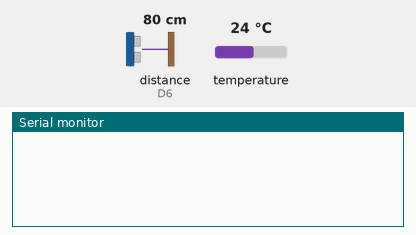
The sketch below on a simulated ESP8266 (NodeMCU). Parts: the last lines printed to the serial monitor. Wiring (inferred from the names in the program): ultrasonic range finder: trigger D5; echo D6. Inputs (shaded band) come from the test bench; at power-on: distance to the obstacle (sensor on D6) 80 cm, temperature 24 °C. The echo pulse lasts 58.3 µs per cm.

Above: at 1.5 s.
1.6 s: distance to the obstacle (sensor on D6) set to 2 cm
At 11.6 s:
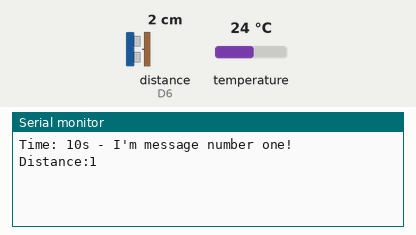
12.0 s: temperature set to 12 °C
At 20.9 s:
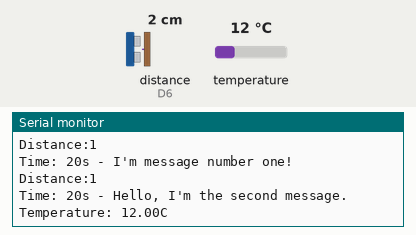

Measured:
- after the input at 1.6 s, the serial monitor: prints a new line after 9.0 s (image 1)
- after the input at 12.0 s, the serial monitor: prints a new line after 8.4 s (image 2)

The sketch:

distance_and_digital_temperature__with_milis_function_.ino
```cpp
//                                connections of digital temperature with ESP8266
//
//                                black wire --> GND
//                                Red wire --> VCC
//                                Yellow wire(data pin)-->4.7k puull up resistor (1st leg)-->D2 pin
//                                4.7k puull up resistor (2nd leg)--> VCC
//


#include <OneWire.h>
#include <DallasTemperature.h>
#define trigPin2 D5
#define echoPin2 D6
#define INTERVAL_MESSAGE1 10000
#define INTERVAL_MESSAGE2 20000
// Data wire is plugged into digital pin 2 on the Arduino
#define ONE_WIRE_BUS D2

long duration, distance, FrontSensor;

unsigned long time_1 = 0;
unsigned long time_2 = 0;
// Setup a oneWire instance to communicate with any OneWire device
OneWire oneWire(ONE_WIRE_BUS);

// Pass oneWire reference to DallasTemperature library
DallasTemperature sensors(&oneWire);


void print_time(unsigned long time_millis);

void setup()
{
  Serial.begin (9600);
  sensors.begin();
  pinMode(trigPin2, OUTPUT);
  pinMode(echoPin2, INPUT);

}

void loop() {

  SonarSensor(trigPin2, echoPin2);
  FrontSensor = distance;

  // Serial.print("Distance:");

  //  Serial.println(FrontSensor);
  // Send the command to get temperatures
  sensors.requestTemperatures();

  //print the temperature in Celsius
  //  Serial.print("Temperature: ");
  //  Serial.print(sensors.getTempCByIndex(0));
  //
  //  Serial.println("C");

  if (millis() >= time_1 + INTERVAL_MESSAGE1) {
    time_1 += INTERVAL_MESSAGE1;
    print_time(time_1);
    Serial.println("I'm message number one!");
    Serial.print("Distance:");
    Serial.println(FrontSensor);
  }

  if (millis() >= time_2 + INTERVAL_MESSAGE2) {
    time_2 += INTERVAL_MESSAGE2;
    print_time(time_2);
    Serial.println("Hello, I'm the second message.");
    Serial.print("Temperature: ");
    Serial.print(sensors.getTempCByIndex(0));

    Serial.println("C");
  }


}
void print_time(unsigned long time_millis) {
  Serial.print("Time: ");
  Serial.print(time_millis / 1000);
  Serial.print("s - ");
}

void SonarSensor(int trigPin, int echoPin)
{
  digitalWrite(trigPin, LOW);
  delayMicroseconds(2);
  digitalWrite(trigPin, HIGH);
  delayMicroseconds(10);
  digitalWrite(trigPin, LOW);
  duration = pulseIn(echoPin, HIGH);
  distance = (duration / 2) / 29.1;

}
```
